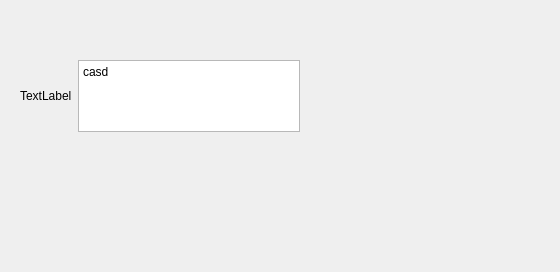
<?xml version="1.0" encoding="UTF-8"?>
<ui version="4.0">
 <class>Form</class>
 <widget class="QWidget" name="Form">
  <property name="geometry">
   <rect>
    <x>0</x>
    <y>0</y>
    <width>560</width>
    <height>272</height>
   </rect>
  </property>
  <property name="windowTitle">
   <string>Form</string>
  </property>
  <widget class="QWidget" name="horizontalLayoutWidget">
   <property name="geometry">
    <rect>
     <x>20</x>
     <y>60</y>
     <width>501</width>
     <height>72</height>
    </rect>
   </property>
   <layout class="QHBoxLayout" name="horizontalLayout">
    <item>
     <widget class="QLabel" name="friendphoto">
      <property name="text">
       <string>TextLabel</string>
      </property>
     </widget>
    </item>
    <item>
     <widget class="QTextEdit" name="messageText">
      <property name="enabled">
       <bool>true</bool>
      </property>
      <property name="minimumSize">
       <size>
        <width>50</width>
        <height>0</height>
       </size>
      </property>
      <property name="maximumSize">
       <size>
        <width>300</width>
        <height>16777215</height>
       </size>
      </property>
      <property name="layoutDirection">
       <enum>Qt::RightToLeft</enum>
      </property>
      <property name="autoFillBackground">
       <bool>false</bool>
      </property>
      <property name="verticalScrollBarPolicy">
       <enum>Qt::ScrollBarAlwaysOff</enum>
      </property>
      <property name="horizontalScrollBarPolicy">
       <enum>Qt::ScrollBarAlwaysOff</enum>
      </property>
      <property name="sizeAdjustPolicy">
       <enum>QAbstractScrollArea::AdjustToContents</enum>
      </property>
      <property name="lineWrapColumnOrWidth">
       <number>0</number>
      </property>
      <property name="html">
       <string>&lt;!DOCTYPE HTML PUBLIC &quot;-//W3C//DTD HTML 4.0//EN&quot; &quot;http://www.w3.org/TR/REC-html40/strict.dtd&quot;&gt;
&lt;html&gt;&lt;head&gt;&lt;meta name=&quot;qrichtext&quot; content=&quot;1&quot; /&gt;&lt;style type=&quot;text/css&quot;&gt;
p, li { white-space: pre-wrap; }
&lt;/style&gt;&lt;/head&gt;&lt;body style=&quot; font-family:'Sans Serif'; font-size:9pt; font-weight:400; font-style:normal;&quot;&gt;
&lt;p style=&quot; margin-top:0px; margin-bottom:0px; margin-left:0px; margin-right:0px; -qt-block-indent:0; text-indent:0px;&quot;&gt;casd&lt;/p&gt;&lt;/body&gt;&lt;/html&gt;</string>
      </property>
     </widget>
    </item>
    <item>
     <spacer name="horizontalSpacer">
      <property name="orientation">
       <enum>Qt::Horizontal</enum>
      </property>
      <property name="sizeHint" stdset="0">
       <size>
        <width>40</width>
        <height>20</height>
       </size>
      </property>
     </spacer>
    </item>
   </layout>
  </widget>
 </widget>
 <resources/>
 <connections/>
</ui>
